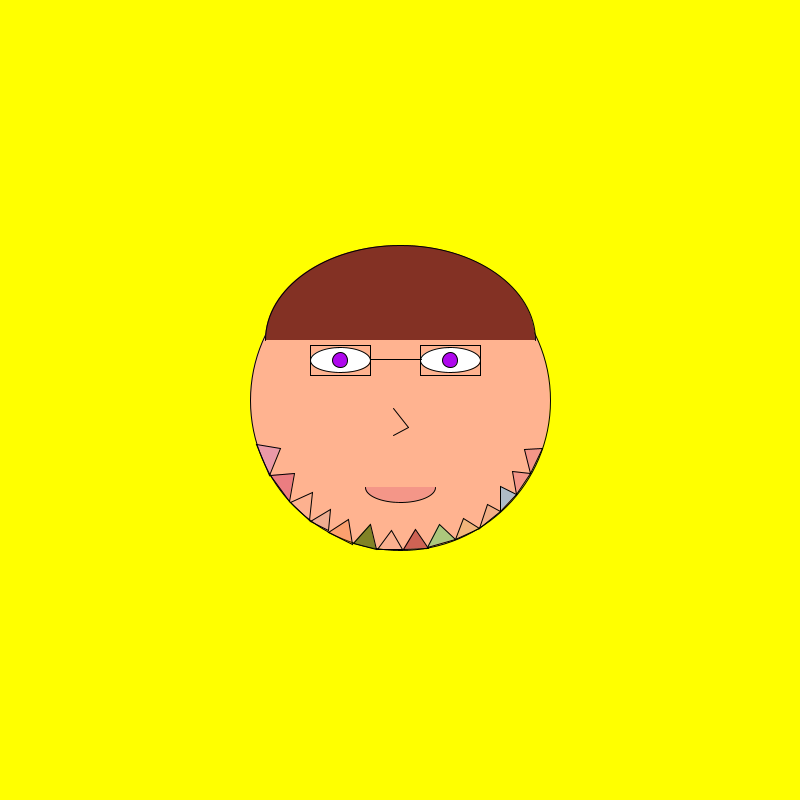
Frame 1 (no input)
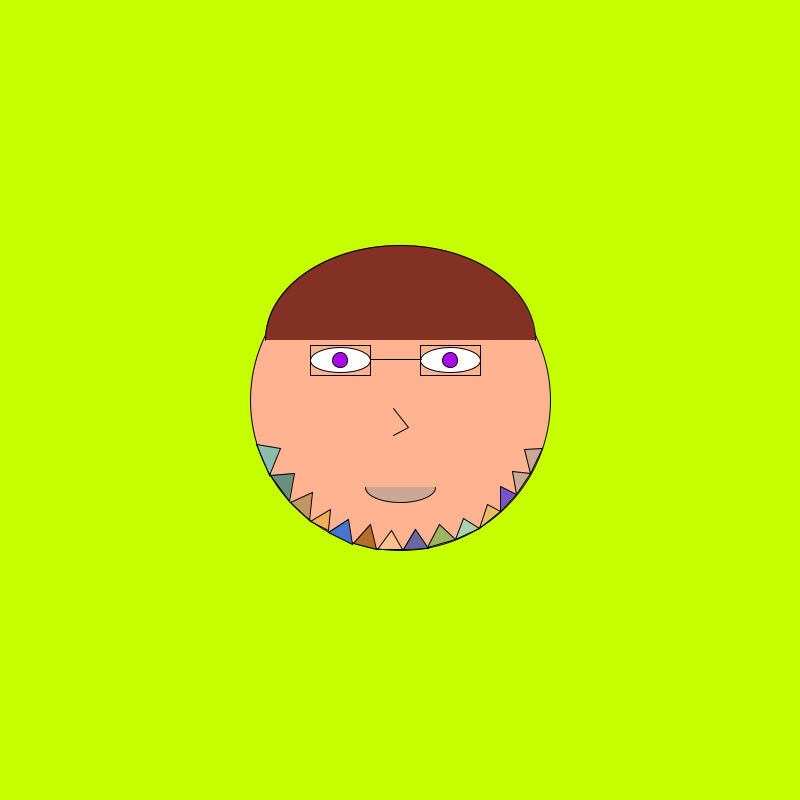
Frame 60 (the mouse pressed at the canvas centre just before this capture)
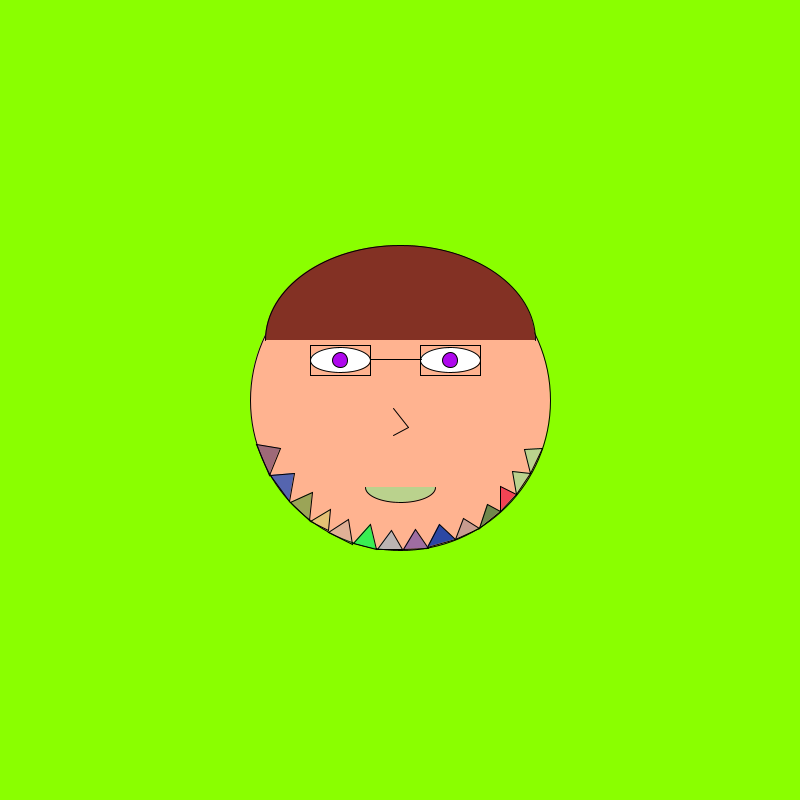
Frame 120 (the mouse held since frame 60 and released just before this capture)

The Processing sketch that drew these frames (run headless with seeded random() and noise(); from frame 60 on, the mouse is pressed at the canvas centre):

// Processing sketch: processing_86635
// ── processing_86635.pde

float R = 255;
float G = 255;
float B = 0;
float incremento = +1;
float mincol = 0, maxcol = 255;

void setup(){
//random colors credit to rebirth on processing forums
size (800,800);






}
void draw(){
println("mouse x:");
println(mouseX);
println("mouse y:");
println(mouseY);



 background(R,G,B);
 R += incremento;
 if (R > maxcol)
 incremento = -.5;
 else if (R < mincol)
 incremento = random(2);
   B += incremento;
 if (B > maxcol)
 incremento = -1;
 else if (B < mincol)
 incremento = +5;
   G += incremento;
 if (G > maxcol)
 incremento = -1;
 else if (G < mincol)
 incremento = +10;
 frameRate(150);

 
//head
fill(255,179,144);
ellipse(400,400,300,300);
//left eye
fill(255,255,255);

ellipse(340,360,60,25);
noFill();
rect(310,345,60,30);
fill(175,7,237);
ellipse(340,360,15,15);


//right eye
fill(255,255,255);
ellipse(450,360,60,25);
noFill();
rect(420,345,60,30);
fill(175,7,237);
ellipse(450,360,15,15);

//hair
fill(131,49,36);
arc(400,340,270,190,-PI,0);

//nose
line(393,408,408,427);
line(393,435,408,427);

//beard
fill( random(255), random(255), random(255), random(255));
triangle(256,444,280,448,269,475);
fill( random(255), random(255), random(255), random(255));
triangle(270,475,294,473,289,501);
fill( random(255), random(255), random(255), random(255));
triangle(290,502,312,492,309,520);
fill( random(255), random(255), random(255), random(255));
triangle(310,521,330,509,328,530);
fill( random(255), random(255), random(255), random(255));
triangle(328,532,348,519,352,544);
fill( random(255), random(255), random(255), random(255));
triangle(353,543,370,524,376,549);
fill( random(255), random(255), random(255), random(255));
triangle(377,549,391,530,402,549);
fill( random(255), random(255), random(255), random(255));
triangle(403,549,415,529,428,548);
fill( random(255), random(255), random(255), random(255));
triangle(427,547,439,524,455,539);
fill( random(255), random(255), random(255), random(255));
triangle(455,539,463,518,479,528);
fill( random(255), random(255), random(255), random(255));
triangle(479,528,487,504,500,511);
fill( random(255), random(255), random(255), random(255));
triangle(500,511,500,486,516,494);
fill( random(255), random(255), random(255), random(255));
triangle(516,494,512,471,530,473);

triangle(530,473,524,449,542,448);

//glasses
line(370,359,421,359);

//mouth 

arc(400,487,70,30,0,PI);
}
